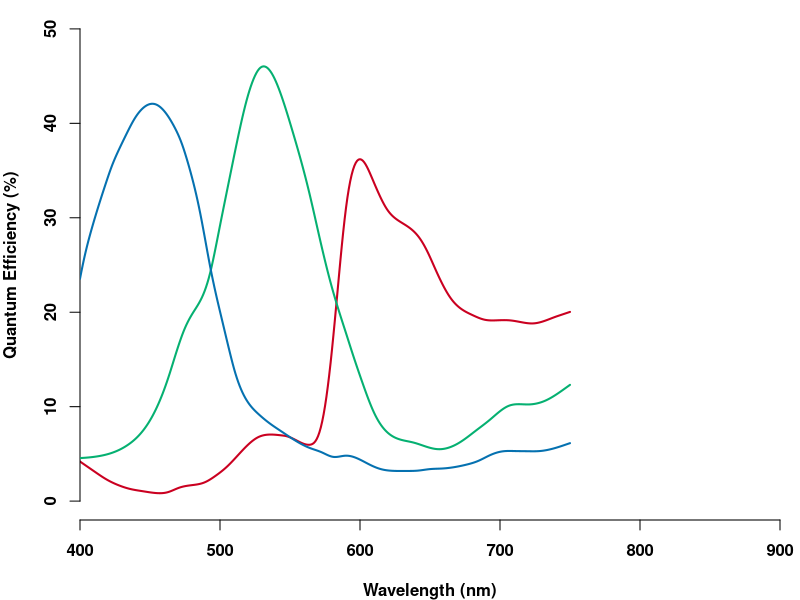

This figure's R source:
library(data.table)

response <- fread('data/stardot_5MP_quantum_efficiency.csv')

png('figure/response.png', width = 6, height = 2, units = 'in', res = 600)
par(mar = c(4,4,0.5,1), bty = 'n', font= 2)
response[, plot(wavelength, red*100, col = '#ca0020', type = 'l', lwd =2,  
                xlim = c(400, 900), ylim = c(c(0,50)), font.axis = 2, font.lab = 2,
                ylab = 'Quantum Efficiency (%)', xlab = c('Wavelength (nm)'),
                xaxs = 'i', 
                )]
response[, lines(wavelength, green*100,  col = '#05b071', type = 'l', xlim = c(400, 900), lwd =2)]
response[, lines(wavelength, blue*100, col = '#0571b0', type = 'l', xlim = c(400, 900), lwd =2)]
dev.off()
